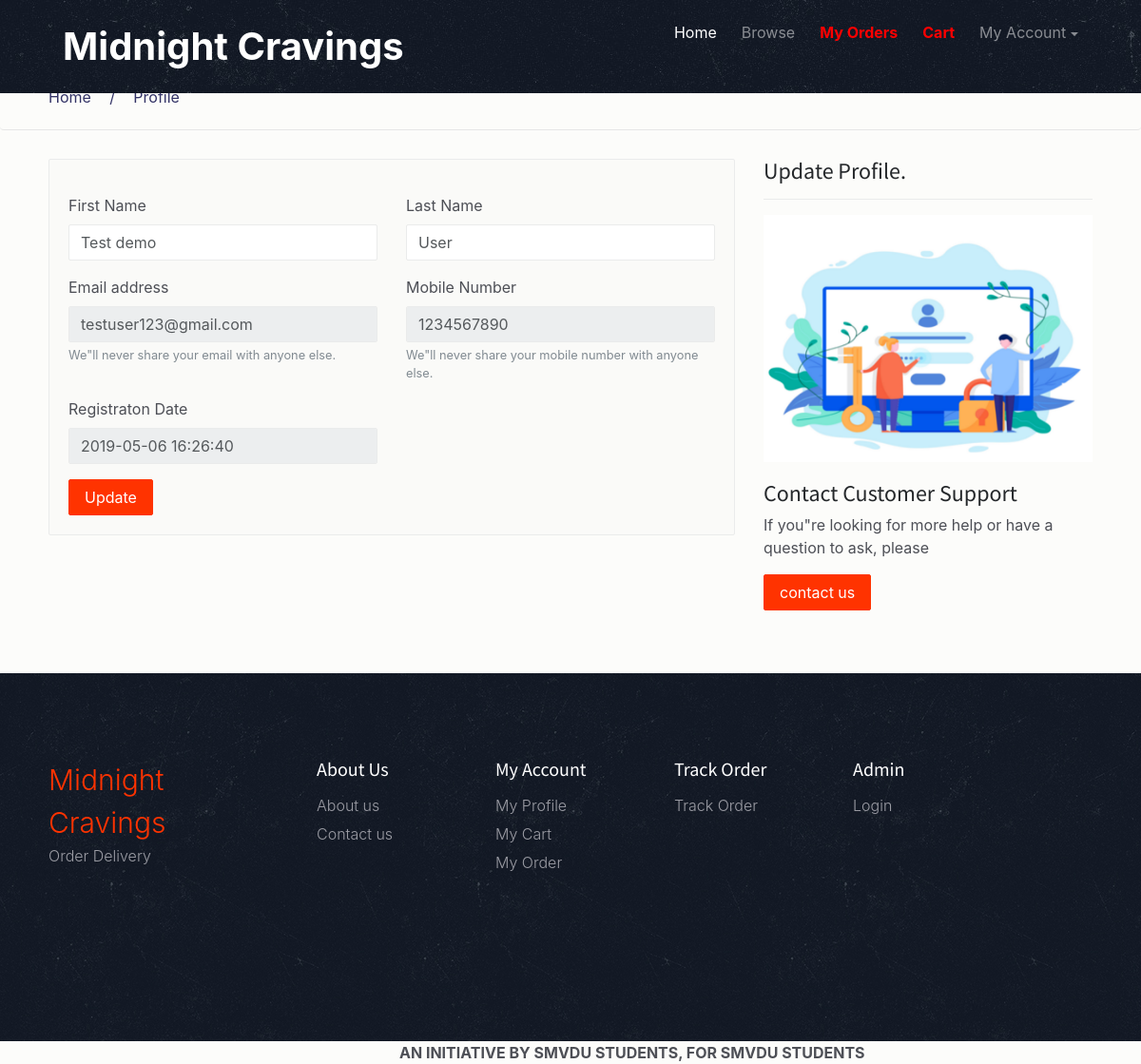
Screenshot of /profile.php (signed in) with the database file from the repository.
### tables this page shows
CREATE TABLE `tbluser` (
  `ID` int(10) NOT NULL,
  `FirstName` varchar(45) DEFAULT NULL,
  `LastName` varchar(50) DEFAULT NULL,
  `Email` varchar(120) DEFAULT NULL,
  `MobileNumber` bigint(11) DEFAULT NULL,
  `Password` varchar(120) DEFAULT NULL,
  `RegDate` timestamp NOT NULL DEFAULT current_timestamp()
);

### profile.php (the view, shortened to what this page needs)
<?php
include('includes/dbconnection.php');
if (strlen($_SESSION['fosuid']==0)) {
  header('location:logout.php');
  } else{
 ?>
<!DOCTYPE html>
<html lang="en">
<head>
    <link href="css/bootstrap.min.css" rel="stylesheet">
    <link href="css/font-awesome.min.css" rel="stylesheet">
    <link href="css/animsition.min.css" rel="stylesheet">
    <link href="css/animate.css" rel="stylesheet">
    <link href="css/style.css" rel="stylesheet"> </head>
<body>
     <div class="site-wrapper animsition" data-animsition-in="fade-in" data-animsition-out="fade-out">
         <header id="header" class="header-scroll top-header headrom">
            <?php include('includes/header.php');?>
         </header>
         <div class="page-wrapper">
            <div class="breadcrumb">
               <div class="container">
                  <ul>
                     <li><a href="#" class="active">Home</a></li>
                     <li>Profile</li>
                  </ul>
               </div>
            </div>
            <section class="contact-page inner-page">
               <div class="container">
                  <div class="row">
                     <div class="col-md-8">
                        <div class="widget">
                           <div class="widget-body">
                              <form action="" name="submit" method="post">
                                <?php
$pid=$_SESSION['fosuid'];
$ret=mysqli_query($con,"select * from tbluser where ID='$pid'");
while ($row=mysqli_fetch_array($ret)) {
?>
                                 <div class="row">
                                    <div class="form-group col-sm-6">
                                       <label for="exampleInputEmail1">First Name</label>
                                       <input class="form-control" type="text" value="<?php  echo $row['FirstName'];?>" id="firstname" name="firstname" required="true">
                                    </div>
                                    <div class="form-group col-sm-6">
                                       <label for="exampleInputEmail1">Last Name</label>
                                       <input class="form-control" type="text" value="<?php  echo $row['LastName'];?>" id="lastname" name="lastname" required="true">
                                    </div>
                                    <div class="form-group col-sm-6">
                                       <label for="exampleInputEmail1">Email address</label>
                                       <input type="email" class="form-control" id="email" aria-describedby="emailHelp" placeholder="Enter email" name="email" value="<?php  echo $row['Email'];?>" required="true" readonly='true'> <small id="emailHelp" class="form-text text-muted">We"ll never share your email with anyone else.</small>
                                    </div>
                                    <div class="form-group col-sm-6">
                                       <label for="exampleInputEmail1">Mobile Number</label>
                                       <input class="form-control" type="text" id="mobilenumber" name="mobilenumber" value="<?php  echo $row['MobileNumber'];?>" readonly="true"> <small class="form-text text-muted">We"ll never share your mobile number with anyone else.</small>
                                    </div>
                                    <div class="form-group col-sm-6">
                                       <label for="exampleInputEmail1">Registraton Date</label>
                                       <input class="form-control" type="text" id="regdate" name="regdate" value="<?php  echo $row['RegDate'];?>" readonly="true">
                                    </div>
                                                                     </div>
                                                                   <?php } ?>
                                 <div class="row">
                                    <div class="col-sm-4">
                                      <button type="submit" name="submit" class="btn theme-btn"><i class="ft-user"></i>Update</button>
                                    </div>
                                 </div>
                              </form>
                           </div>
                        </div>
                     </div>
                     <div class="col-md-4">
                        <h4>Update Profile.</h4>
                        <hr>
                        <img src="images/profile.png" alt="" class="img-fluid">
                        <h4 class="m-t-20">Contact Customer Support</h4>
                        <p> If you"re looking for more help or have a question to ask, please </p>
                        <p> <a href="contact.php" class="btn theme-btn m-t-15">contact us</a> </p>
                     </div>
                  </div>
               </div>
            </section>
           <?php include('includes/footer.php');?>
<b style="margin-left:35%;">AN INITIATIVE BY SMVDU STUDENTS, FOR SMVDU STUDENTS</b>
         </div>
      </div>
</body>
</html>
<?php  } ?>

### css/style.css (style rules this page uses)
body { background: rgba(252, 251, 249, 0.68); font-size: 16px; color: #4d4f56; font-weight: 400; overflow-x: hidden; }
.h1, .h2, .h3, .h4, .h5, .h6, h1, h2, h3, h4, h5, h6 { font-family: "Source Sans Pro", sans-serif; color: #25282b; }
a { color: #f30; }
ul { list-style-type: none; padding: 0; }
hr { margin-top: 1rem; margin-bottom: 1rem; border: 0; border-top: 1px solid #eaebeb; }
.container { max-width: 1270px; width: 94%; }
.page-wrapper { padding-top: 68px; }
.inner-page { margin-top: 30px; margin-bottom: 50px }
.form-control { border: 1px solid #eaebeb; border-radius: 2px; }
.form-control-lg, .dropdown-menu, .btn, .btn-group-lg>.btn, .btn-lg, .img-rounded { border-radius: 2px }
.btn { transition: all .4s; }
.theme-btn { background-color: #f30; border-color: #f30; color: #fff }
.theme-btn-dash:hover, .theme-btn, .theme-btn.btn-lg:hover, .btn-secondary:hover { background-color: #f30; color: #fff; border: 1px solid #f30 }
.m-t-20 { margin-top: 20px }
#header { position: fixed; width: 100%; border: 0; z-index: 99; }
.breadcrumb { background: transparent; padding: 22px 0; border-bottom: 1px solid #e6e6e6; }
.breadcrumb ul li { display: inline-block; margin-right: 40px; position: relative; }
.breadcrumb ul li:before { position: absolute; left: -25px; top: 0; content: "/"; }
.breadcrumb ul li:first-child:before { content: none; }
.breadcrumb ul li a, .breadcrumb ul li { color: #333366; }
.breadcrumb ul, .breadcrumb { margin-bottom: 0; }
.widget { border: 1px solid #eaebeb; background: #fafaf8; border-radius: 3px; margin-bottom: 20px; }
.menu-widget, .widget { border: 1px solid #eaebeb; background: #fafaf8; border-radius: 2px; position: relative; }
.widget-body { padding: 20px; }

### rows the page displays
tbluser: firstname "Test demo", lastname "User", email "testuser123@gmail.com", mobilenumber "1234567890", regdate "2019-05-06 16:26:40"
